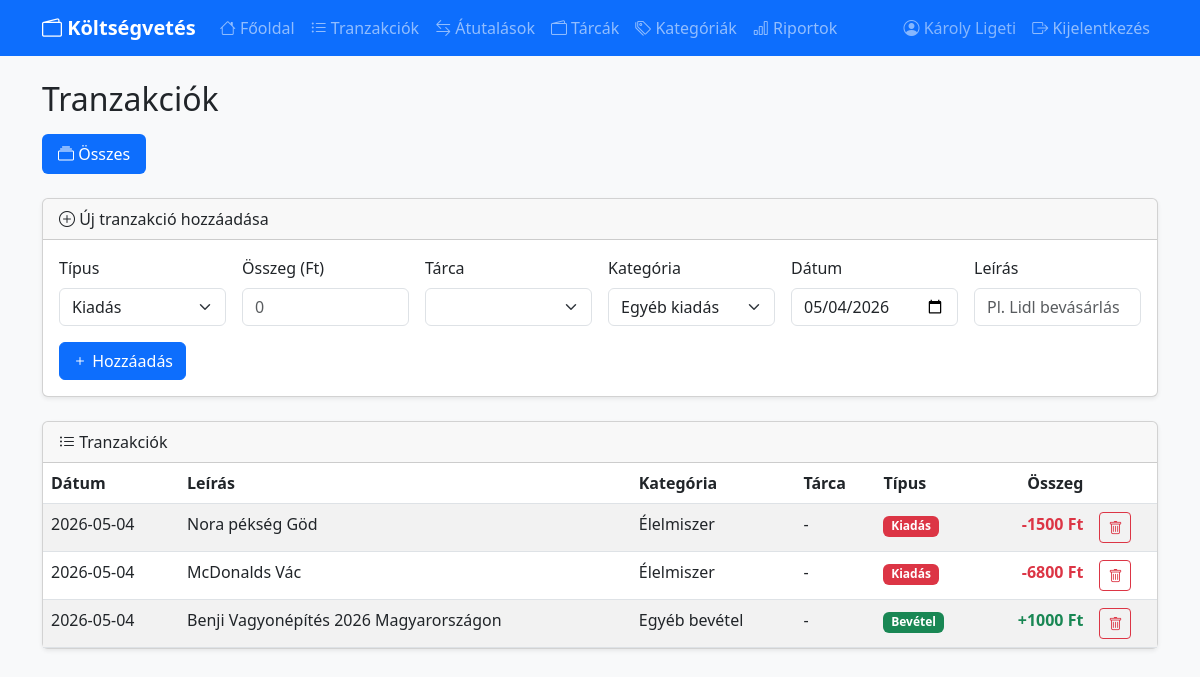
Page /transactions (signed in) on the earlier database version.
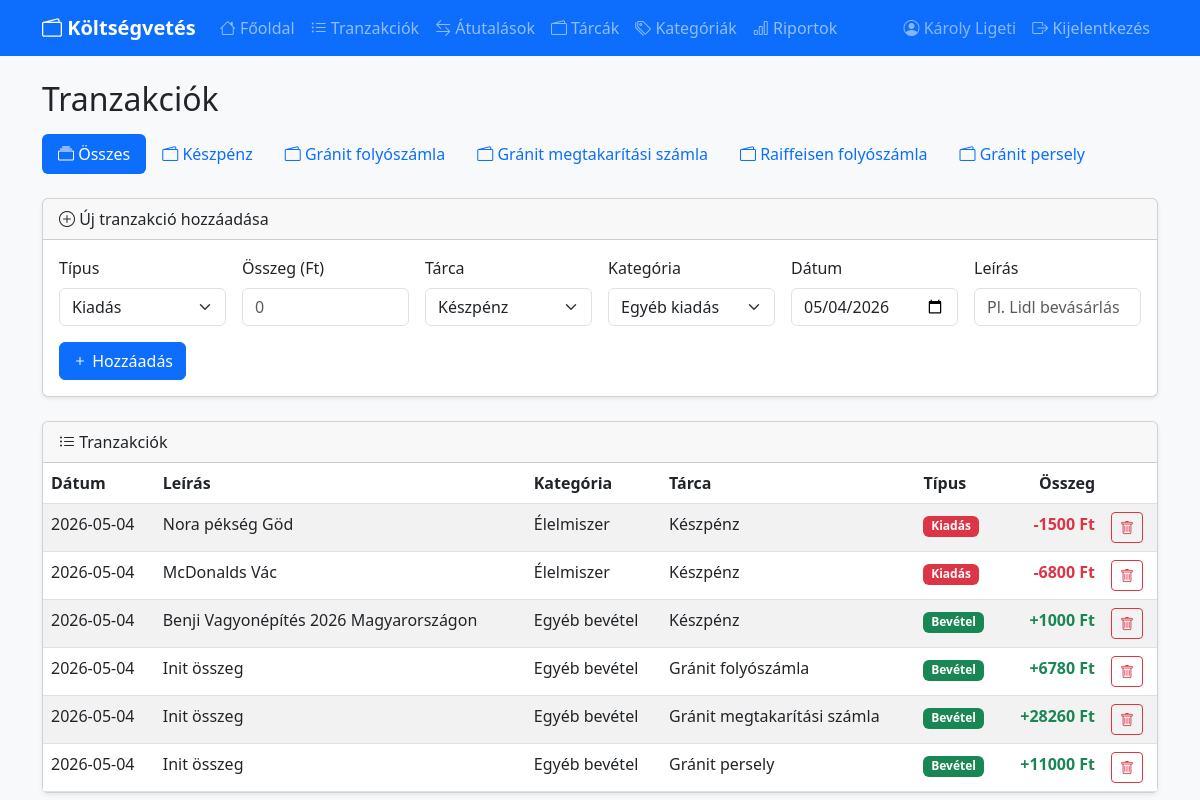
Same page on the later database version.
### tables this page shows
CREATE TABLE transactions (
            id INTEGER PRIMARY KEY AUTOINCREMENT,
            amount REAL NOT NULL,
            description TEXT,
            category_id INTEGER,
            type TEXT NOT NULL CHECK(type IN ('income', 'expense')),
            date TEXT NOT NULL, wallet_id INTEGER REFERENCES wallets(id),
            FOREIGN KEY (category_id) REFERENCES categories(id)
        );

CREATE TABLE categories (
            id INTEGER PRIMARY KEY AUTOINCREMENT,
            name TEXT NOT NULL,
            type TEXT NOT NULL CHECK(type IN ('income', 'expense'))
        );

CREATE TABLE wallets (
        id INTEGER PRIMARY KEY AUTOINCREMENT,
        name TEXT NOT NULL,
        description TEXT);

### main.py (the view, shortened to what this page needs)
@app.route('/transactions', methods=['GET', 'POST'])
@login_required
def transactions():
    conn = get_db()
    wallets = conn.execute("SELECT * FROM wallets ORDER BY sort_order").fetchall()
    active = get_active_wallet(wallets)
    if active == 'all':
        all_transactions = conn.execute('''
            SELECT t.*, c.name as category_name, w.name as wallet_name
            FROM transactions t
            LEFT JOIN categories c ON t.category_id = c.id
            LEFT JOIN wallets w ON t.wallet_id = w.id
            ORDER BY t.date DESC''').fetchall()
    categories = conn.execute("SELECT * FROM categories ORDER BY type, name").fetchall()
    conn.close()
    today = datetime.today().strftime('%Y-%m-%d')
    return render_template('transactions.html',
        transactions=all_transactions, categories=categories, today=today,
        wallets=wallets, active_wallet=active)

### main.py (called while the page is built, shortened)
@login_manager.user_loader
def load_user(user_id):
    conn = get_db()
    row = conn.execute("SELECT * FROM users WHERE id=?", (user_id,)).fetchone()
    conn.close()
    if row:
        return User(row["id"], row["name"], row["email"])
    return None

def get_db():
    conn = sqlite3.connect(DATABASE)
    conn.row_factory = sqlite3.Row
    return conn

def get_active_wallet(wallets):
    w = request.args.get('wallet', 'all')
    if w == 'all':
        return 'all'

### templates/transactions.html (shortened to what the changed rows need)
{% extends 'base.html' %}
{% block content %}
<h2 class="mb-3">Tranzakciók</h2>
<ul class="nav nav-pills mb-4">
    {% for w in wallets %}
    <li class="nav-item">
        <a class="nav-link {% if active_wallet == w.id %}active{% endif %}" href="?wallet={{ w.id }}">
            <i class="bi bi-wallet2"></i> {{ w.name }}
        </a>
    </li>
    {% endfor %}
</ul>
<div class="card shadow-sm mb-4">
    <div class="card-body">
        <form method="POST">
            <div class="row g-3">
                <div class="col-md-2">
                    <label class="form-label">Tárca</label>
                    <select name="wallet_id" class="form-select" required>
                        {% for w in wallets %}
                        <option value="{{ w.id }}" {% if active_wallet == w.id or (active_wallet == 'all' and loop.first) %}selected{% endif %}>
                            {{ w.name }}
                        </option>
                        {% endfor %}
                    </select>
                </div>
            </div>
        </form>
    </div>
</div>
<div class="card shadow-sm">
    <div class="card-body p-0">
        <table class="table table-striped mb-0">
            <thead>
                <tr>
                    <th>Dátum</th>
                    <th>Leírás</th>
                    <th>Kategória</th>
                    <th>Tárca</th>
                    <th>Típus</th>
                    <th class="text-end">Összeg</th>
                    <th></th>
                </tr>
            </thead>
            <tbody>
                {% for t in transactions %}
                <tr>
                    <td>{{ t.date }}</td>
                    <td>{{ t.description or '-' }}</td>
                    <td>{{ t.category_name or '-' }}</td>
                    <td>{{ t.wallet_name or '-' }}</td>
                    <td>
                        <span class="badge {{ 'bg-success' if t.type == 'income' else 'bg-danger' }}">
                            {{ 'Bevétel' if t.type == 'income' else 'Kiadás' }}
                        </span>
                    </td>
                    <td class="text-end fw-bold {{ 'text-success' if t.type == 'income' else 'text-danger' }}">
                        {{ '+' if t.type == 'income' else '-' }}{{ "%.0f"|format(t.amount) }} Ft
                    </td>
                    <td>
                        <a href="/transactions/delete/{{ t.id }}"
                           class="btn btn-sm btn-outline-danger"
                           onclick="return confirm('Biztosan törlöd ezt a tranzakciót?')">
                            <i class="bi bi-trash"></i>
                        </a>
                    </td>
                </tr>
                {% else %}
                <tr><td colspan="7" class="text-center text-muted py-3">Még nincsenek tranzakciók</td></tr>
                {% endfor %}
            </tbody>
        </table>
    </div>
</div>
{% endblock %}

Differences in the rows shown:
added wallets: name "Készpénz"
added wallets: name "Gránit folyószámla"
added wallets: name "Gránit megtakarítási számla"
added wallets: name "Raiffeisen folyószámla"
added wallets: name "Gránit persely"
changed transactions "Nora pékség Göd": name "-" → "Készpénz"
changed transactions "McDonalds Vác": name "-" → "Készpénz"
changed transactions "Benji Vagyonépítés 2026 Magyarországon": name "-" → "Készpénz"
added transactions: date "2026-05-04", description "Init összeg", name "Egyéb bevétel", name "Gránit folyószámla", type "Bevétel", type "+", amount "6780"
added transactions: date "2026-05-04", description "Init összeg", name "Egyéb bevétel", name "Gránit megtakarítási számla", type "Bevétel", type "+", amount "28260"
added transactions: date "2026-05-04", description "Init összeg", name "Egyéb bevétel", name "Gránit persely", type "Bevétel", type "+", amount "11000"
Other differences:
form field wallet_id: (not shown) → "Készpénz"
